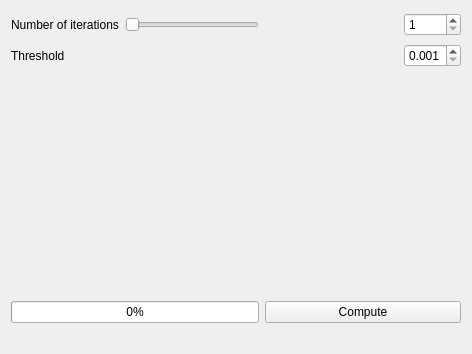
<ui version="4.0" >
 <class>SMPTransientWidget</class>
 <widget class="QWidget" name="SMPTransientWidget" >
  <property name="geometry" >
   <rect>
    <x>0</x>
    <y>0</y>
    <width>472</width>
    <height>354</height>
   </rect>
  </property>
  <property name="windowTitle" >
   <string>Form</string>
  </property>
  <layout class="QGridLayout" >
   <item row="0" column="0" >
    <widget class="QLabel" name="label" >
     <property name="text" >
      <string>Number of iterations</string>
     </property>
    </widget>
   </item>
   <item row="0" column="1" >
    <widget class="QSlider" name="sliderIterations" >
     <property name="orientation" >
      <enum>Qt::Horizontal</enum>
     </property>
    </widget>
   </item>
   <item row="0" column="2" >
    <spacer>
     <property name="orientation" >
      <enum>Qt::Horizontal</enum>
     </property>
     <property name="sizeHint" >
      <size>
       <width>31</width>
       <height>27</height>
      </size>
     </property>
    </spacer>
   </item>
   <item row="0" column="3" >
    <widget class="QSpinBox" name="iterations" >
     <property name="minimum" >
      <number>1</number>
     </property>
     <property name="maximum" >
      <number>9999</number>
     </property>
    </widget>
   </item>
   <item row="1" column="0" >
    <widget class="QLabel" name="label_3" >
     <property name="text" >
      <string>Threshold</string>
     </property>
    </widget>
   </item>
   <item row="1" column="3" >
    <widget class="QDoubleSpinBox" name="threshold" >
     <property name="decimals" >
      <number>3</number>
     </property>
     <property name="minimum" >
      <double>0.001000000000000</double>
     </property>
     <property name="maximum" >
      <double>1.000000000000000</double>
     </property>
     <property name="singleStep" >
      <double>0.001000000000000</double>
     </property>
    </widget>
   </item>
   <item row="2" column="0" colspan="4" >
    <spacer>
     <property name="orientation" >
      <enum>Qt::Vertical</enum>
     </property>
     <property name="sizeHint" >
      <size>
       <width>271</width>
       <height>21</height>
      </size>
     </property>
    </spacer>
   </item>
   <item row="3" column="0" colspan="2" >
    <widget class="QProgressBar" name="progressBar" >
     <property name="value" >
      <number>0</number>
     </property>
    </widget>
   </item>
   <item row="3" column="2" colspan="2" >
    <widget class="QPushButton" name="computeButton" >
     <property name="text" >
      <string>Compute</string>
     </property>
    </widget>
   </item>
   <item row="4" column="0" colspan="2" >
    <widget class="QLabel" name="progressLabel" >
     <property name="text" >
      <string/>
     </property>
    </widget>
   </item>
  </layout>
 </widget>
 <resources/>
 <connections>
  <connection>
   <sender>sliderIterations</sender>
   <signal>valueChanged(int)</signal>
   <receiver>iterations</receiver>
   <slot>setValue(int)</slot>
   <hints>
    <hint type="sourcelabel" >
     <x>290</x>
     <y>24</y>
    </hint>
    <hint type="destinationlabel" >
     <x>408</x>
     <y>24</y>
    </hint>
   </hints>
  </connection>
  <connection>
   <sender>iterations</sender>
   <signal>valueChanged(int)</signal>
   <receiver>sliderIterations</receiver>
   <slot>setValue(int)</slot>
   <hints>
    <hint type="sourcelabel" >
     <x>412</x>
     <y>14</y>
    </hint>
    <hint type="destinationlabel" >
     <x>278</x>
     <y>26</y>
    </hint>
   </hints>
  </connection>
 </connections>
</ui>
